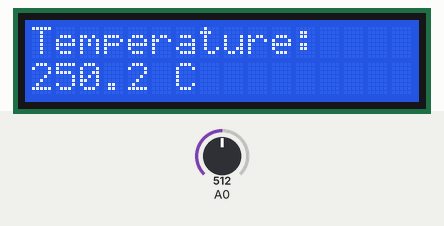
The sketch below on a simulated Arduino Uno, built with avr-gcc and run on an emulated ATmega328P. Shown: 16×2 character LCD. Inputs (shaded band) come from the test bench; at power-on: A0 = 512.

Above: at 1.2 s.
1.3 s: A0 set to 716
At 2.3 s:
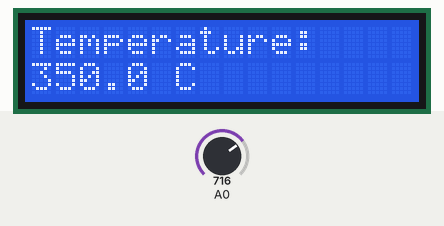
3.1 s: A0 set to 900
At 4.2 s:
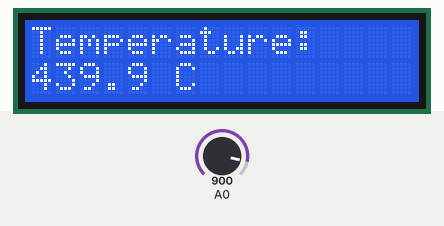
4.7 s: A0 set to 1023
At 6.1 s:
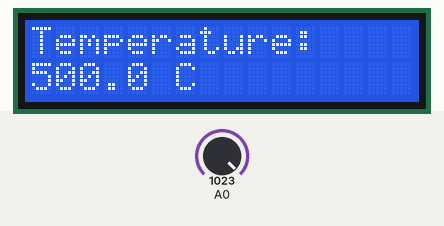
Timing chart, 0 to 7.7 s (numbered marks = the images above; inputs shaded):
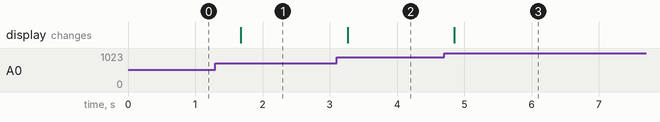

The sketch:

temperature_monitor_lm35.ino
```cpp
#include <Wire.h>
#include <LiquidCrystal_I2C.h>

LiquidCrystal_I2C lcd(0x27, 16, 2);

void setup() {
  lcd.init();
  lcd.backlight();
}

void loop() {
  int reading = analogRead(A0);
  float temperature = reading * (5.0 / 1023.0) * 100.0;

  lcd.setCursor(0, 0);
  lcd.print("Temperature:   ");

  lcd.setCursor(0, 1);
  lcd.print(temperature, 1);
  lcd.print(" C       ");

  delay(500);
}
```

Measured:
- after the input at 1.3 s, the display: changes after 0.38 s (image 1)
- after the input at 3.1 s, the display: changes after 0.16 s (image 2)
- after the input at 4.7 s, the display: changes after 0.15 s (image 3)
